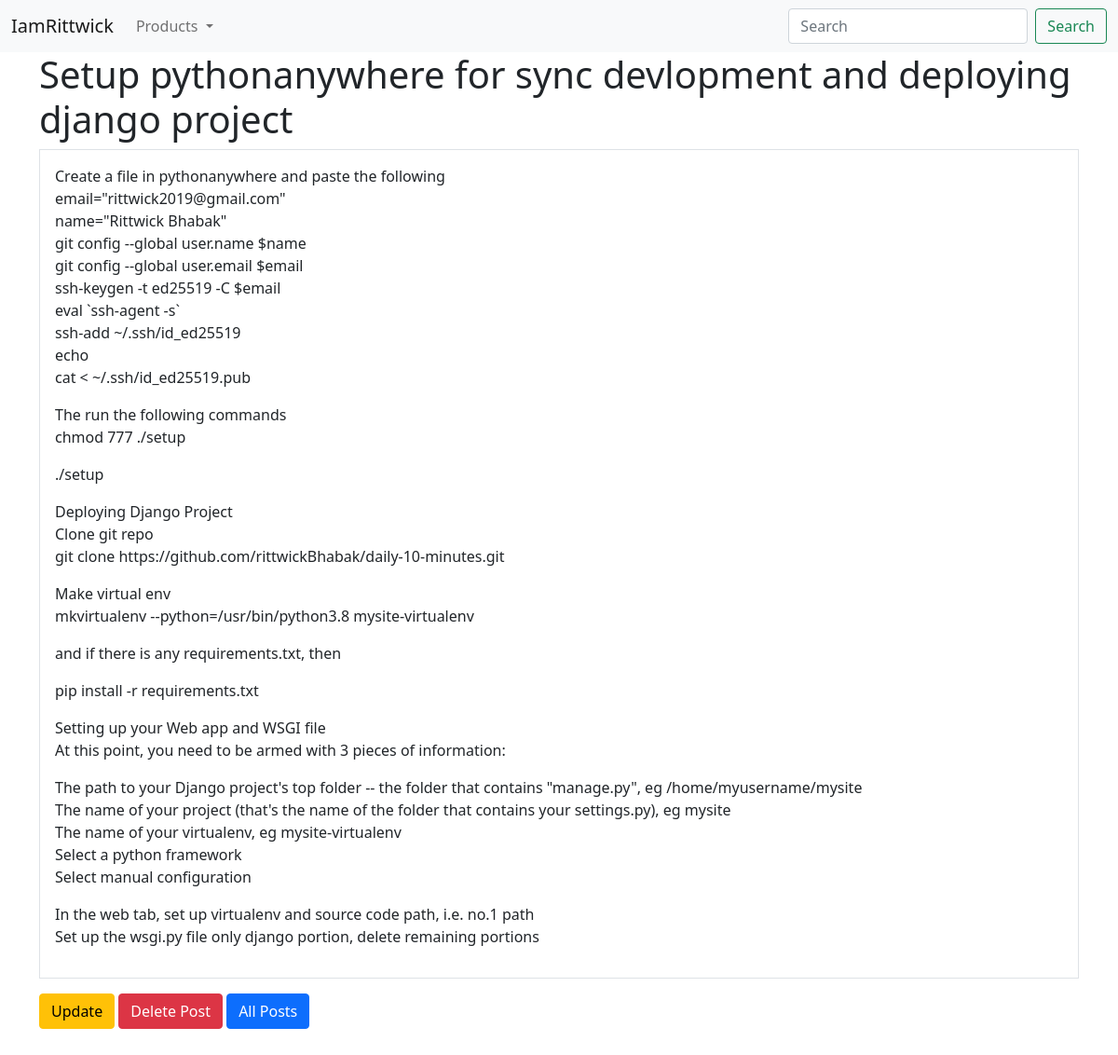
/tech-blog/detail/1, run on the app's committed database.
### tech_blog/models.py (models this page shows, shortened)
class Post(models.Model):
    title = models.CharField(max_length=100)
    text = models.TextField()

### tech_blog/views.py (the view)
# urls.py: path('detail/<int:pk>', views.PostDetail.as_view(), name='post-detail'),
class PostDetail(DetailView):
    model = Post

### tech_blog/templates/tech_blog/post_detail.html (shortened to what this page needs)
{% extends 'base.html' %}
{% block page_content %}
<div class="container mb-5">
    <h1>{{post.title}}</h1>
    <div class="border p-3">
        {{post.text|safe|linebreaks}}
    </div>
    <div class="my-3">
        <a href="{% url 'tech_blog:post-edit' post.pk %}" class="btn btn-warning">Update</a>
        <a href="{% url 'tech_blog:post-delete' post.pk %}" class="btn btn-danger">Delete Post</a>
        <a href="{% url 'tech_blog:post-list' %}" class="btn btn-primary">All Posts</a>
    </div>
</div>
{% endblock page_content %}

### templates/base.html (style rules this page uses)
a { color: white; text-decoration: none; }

### data on the page
Post: title "Setup pythonanywhere for sync devlopment and deploying django project", text "Create a file in pythonanywhere and paste the following email=\"rittwick2019@gmail.com\" name=\"Rittwick Bhabak\" git config --global user.name $name git config --global user.email $email ssh-keygen -t ed25519 -C $email eval `ssh-agent -s` ssh-add ~/.ssh/id_ed25519 echo cat < ~/.ssh/id_ed25519.pub The run the following commands chmod 777 ./setup ./setup Deploying Django Project Clone git repo git clone https://github.com/rittwickBhabak/daily-10-minutes.git Make virtual env mkvirtualenv --python=/usr/bin/python3.8 mysite-virtualenv and if there is any requirements.txt, then pip install -r requirements.txt Setting up your Web app and WSGI file At this point, you need to be armed with 3 pieces of…"
